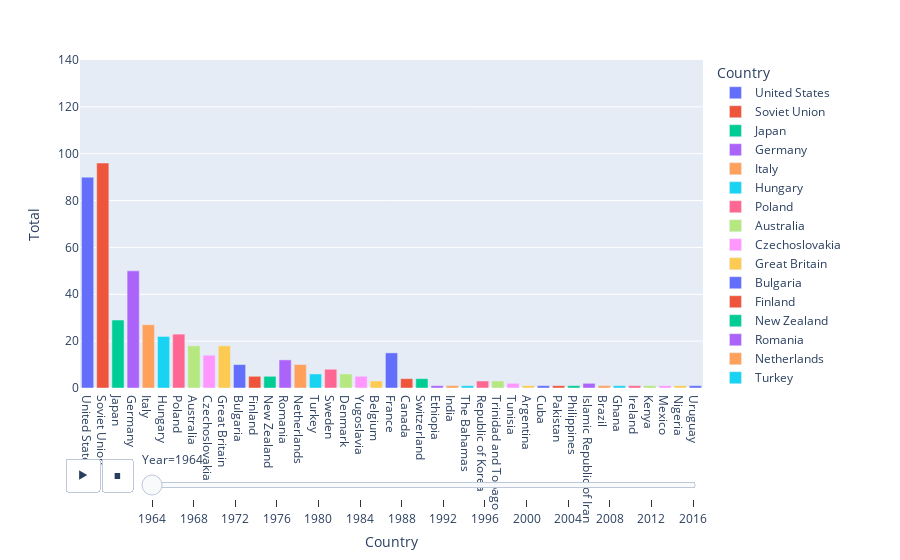

Notebook source saved alongside this figure:
### Code cell
fig = px.bar(medals, x="Country", y="Total", color="Country",
  animation_frame="Year", animation_group="Country", range_y=[0,140])
fig.show()

### Figure 1 — Plotly figure (JSON) as saved in the notebook; plotly's stock layout.template omitted (floating-point values rounded to 4 significant figures; data arrays with more than 128 entries replaced by an {"elided": "..."} marker saying what was removed)
{"data": [{"alignmentgroup": "True", "hovertemplate": "Country=%{x}<br>Year=1964<br>Total=%{y}<extra></extra>", "ids": ["United States"], "legendgroup": "United States", "marker": {"color": "#636efa"}, "name": "United States", "offsetgroup": "United States", "orientation": "v", "showlegend": true, "textposition": "auto", "type": "bar", "x": ["United States"], "xaxis": "x", "y": [90], "yaxis": "y"}, {"alignmentgroup": "True", "hovertemplate": "Country=%{x}<br>Year=1964<br>Total=%{y}<extra></extra>", "ids": ["Soviet Union"], "legendgroup": "Soviet Union", "marker": {"color": "#EF553B"}, "name": "Soviet Union", "offsetgroup": "Soviet Union", "orientation": "v", "showlegend": true, "textposition": "auto", "type": "bar", "x": ["Soviet Union"], "xaxis": "x", "y": [96], "yaxis": "y"}, {"alignmentgroup": "True", "hovertemplate": "Country=%{x}<br>Year=1964<br>Total=%{y}<extra></extra>", "ids": ["Japan"], "legendgroup": "Japan", "marker": {"color": "#00cc96"}, "name": "Japan", "offsetgroup": "Japan", "orientation": "v", "showlegend": true, "textposition": "auto", "type": "bar", "x": ["Japan"], "xaxis": "x", "y": [29], "yaxis": "y"}, {"alignmentgroup": "True", "hovertemplate": "Country=%{x}<br>Year=1964<br>Total=%{y}<extra></extra>", "ids": ["Germany"], "legendgroup": "Germany", "marker": {"color": "#ab63fa"}, "name": "Germany", "offsetgroup": "Germany", "orientation": "v", "showlegend": true, "textposition": "auto", "type": "bar", "x": ["Germany"], "xaxis": "x", "y": [50], "yaxis": "y"}, {"alignmentgroup": "True", "hovertemplate": "Country=%{x}<br>Year=1964<br>Total=%{y}<extra></extra>", "ids": ["Italy"], "legendgroup": "Italy", "marker": {"color": "#FFA15A"}, "name": "Italy", "offsetgroup": "Italy", "orientation": "v", "showlegend": true, "textposition": "auto", "type": "bar", "x": ["Italy"], "xaxis": "x", "y": [27], "yaxis": "y"}, {"alignmentgroup": "True", "hovertemplate": "Country=%{x}<br>Year=1964<br>Total=%{y}<extra></extra>", "ids": ["Hungary"], "legendgroup": "Hungary", "marker": {"color": "#19d3f3"}, "name": "Hungary", "offsetgroup": "Hungary", "orientation": "v", "showlegend": true, "textposition": "auto", "type": "bar", "x": ["Hungary"], "xaxis": "x", "y": [22], "yaxis": "y"}, {"alignmentgroup": "True", "hovertemplate": "Country=%{x}<br>Year=1964<br>Total=%{y}<extra></extra>", "ids": ["Poland"], "legendgroup": "Poland", "marker": {"color": "#FF6692"}, "name": "Poland", "offsetgroup": "Poland", "orientation": "v", "showlegend": true, "textposition": "auto", "type": "bar", "x": ["Poland"], "xaxis": "x", "y": [23], "yaxis": "y"}, {"alignmentgroup": "True", "hovertemplate": "Country=%{x}<br>Year=1964<br>Total=%{y}<extra></extra>", "ids": ["Australia"], "legendgroup": "Australia", "marker": {"color": "#B6E880"}, "name": "Australia", "offsetgroup": "Australia", "orientation": "v", "showlegend": true, "textposition": "auto", "type": "bar", "x": ["Australia"], "xaxis": "x", "y": [18], "yaxis": "y"}, {"alignmentgroup": "True", "hovertemplate": "Country=%{x}<br>Year=1964<br>Total=%{y}<extra></extra>", "ids": ["Czechoslovakia"], "legendgroup": "Czechoslovakia", "marker": {"color": "#FF97FF"}, "name": "Czechoslovakia", "offsetgroup": "Czechoslovakia", "orientation": "v", "showlegend": true, "textposition": "auto", "type": "bar", "x": ["Czechoslovakia"], "xaxis": "x", "y": [14], "yaxis": "y"}, {"alignmentgroup": "True", "hovertemplate": "Country=%{x}<br>Year=1964<br>Total=%{y}<extra></extra>", "ids": ["Great Britain"], "legendgroup": "Great Britain", "marker": {"color": "#FECB52"}, "name": "Great Britain", "offsetgroup": "Great Britain", "orientation": "v", "showlegend": true, "textposition": "auto", "type": "bar", "x": ["Great Britain"], "xaxis": "x", "y": [18], "yaxis": "y"}, {"alignmentgroup": "True", "hovertemplate": "Country=%{x}<br>Year=1964<br>Total=%{y}<extra></extra>", "ids": ["Bulgaria"], "legendgroup": "Bulgaria", "marker": {"color": "#636efa"}, "name": "Bulgaria", "offsetgroup": "Bulgaria", "orientation": "v", "showlegend": true, "textposition": "auto", "type": "bar", "x": ["Bulgaria"], "xaxis": "x", "y": [10], "yaxis": "y"}, {"alignmentgroup": "True", "hovertemplate": "Country=%{x}<br>Year=1964<br>Total=%{y}<extra></extra>", "ids": ["Finland"], "legendgroup": "Finland", "marker": {"color": "#EF553B"}, "name": "Finland", "offsetgroup": "Finland", "orientation": "v", "showlegend": true, "textposition": "auto", "type": "bar", "x": ["Finland"], "xaxis": "x", "y": [5], "yaxis": "y"}, {"alignmentgroup": "True", "hovertemplate": "Country=%{x}<br>Year=1964<br>Total=%{y}<extra></extra>", "ids": ["New Zealand"], "legendgroup": "New Zealand", "marker": {"color": "#00cc96"}, "name": "New Zealand", "offsetgroup": "New Zealand", "orientation": "v", "showlegend": true, "textposition": "auto", "type": "bar", "x": ["New Zealand"], "xaxis": "x", "y": [5], "yaxis": "y"}, {"alignmentgroup": "True", "hovertemplate": "Country=%{x}<br>Year=1964<br>Total=%{y}<extra></extra>", "ids": ["Romania"], "legendgroup": "Romania", "marker": {"color": "#ab63fa"}, "name": "Romania", "offsetgroup": "Romania", "orientation": "v", "showlegend": true, "textposition": "auto", "type": "bar", "x": ["Romania"], "xaxis": "x", "y": [12], "yaxis": "y"}, {"alignmentgroup": "True", "hovertemplate": "Country=%{x}<br>Year=1964<br>Total=%{y}<extra></extra>", "ids": ["Netherlands"], "legendgroup": "Netherlands", "marker": {"color": "#FFA15A"}, "name": "Netherlands", "offsetgroup": "Netherlands", "orientation": "v", "showlegend": true, "textposition": "auto", "type": "bar", "x": ["Netherlands"], "xaxis": "x", "y": [10], "yaxis": "y"}, {"alignmentgroup": "True", "hovertemplate": "Country=%{x}<br>Year=1964<br>Total=%{y}<extra></extra>", "ids": ["Turkey"], "legendgroup": "Turkey", "marker": {"color": "#19d3f3"}, "name": "Turkey", "offsetgroup": "Turkey", "orientation": "v", "showlegend": true, "textposition": "auto", "type": "bar", "x": ["Turkey"], "xaxis": "x", "y": [6], "yaxis": "y"}, {"alignmentgroup": "True", "hovertemplate": "Country=%{x}<br>Year=1964<br>Total=%{y}<extra></extra>", "ids": ["Sweden"], "legendgroup": "Sweden", "marker": {"color": "#FF6692"}, "name": "Sweden", "offsetgroup": "Sweden", "orientation": "v", "showlegend": true, "textposition": "auto", "type": "bar", "x": ["Sweden"], "xaxis": "x", "y": [8], "yaxis": "y"}, {"alignmentgroup": "True", "hovertemplate": "Country=%{x}<br>Year=1964<br>Total=%{y}<extra></extra>", "ids": ["Denmark"], "legendgroup": "Denmark", "marker": {"color": "#B6E880"}, "name": "Denmark", "offsetgroup": "Denmark", "orientation": "v", "showlegend": true, "textposition": "auto", "type": "bar", "x": ["Denmark"], "xaxis": "x", "y": [6], "yaxis": "y"}, {"alignmentgroup": "True", "hovertemplate": "Country=%{x}<br>Year=1964<br>Total=%{y}<extra></extra>", "ids": ["Yugoslavia"], "legendgroup": "Yugoslavia", "marker": {"color": "#FF97FF"}, "name": "Yugoslavia", "offsetgroup": "Yugoslavia", "orientation": "v", "showlegend": true, "textposition": "auto", "type": "bar", "x": ["Yugoslavia"], "xaxis": "x", "y": [5], "yaxis": "y"}, {"alignmentgroup": "True", "hovertemplate": "Country=%{x}<br>Year=1964<br>Total=%{y}<extra></extra>", "ids": ["Belgium"], "legendgroup": "Belgium", "marker": {"color": "#FECB52"}, "name": "Belgium", "offsetgroup": "Belgium", "orientation": "v", "showlegend": true, "textposition": "auto", "type": "bar", "x": ["Belgium"], "xaxis": "x", "y": [3], "yaxis": "y"}, {"alignmentgroup": "True", "hovertemplate": "Country=%{x}<br>Year=1964<br>Total=%{y}<extra></extra>", "ids": ["France"], "legendgroup": "France", "marker": {"color": "#636efa"}, "name": "France", "offsetgroup": "France", "orientation": "v", "showlegend": true, "textposition": "auto", "type": "bar", "x": ["France"], "xaxis": "x", "y": [15], "yaxis": "y"}, {"alignmentgroup": "True", "hovertemplate": "Country=%{x}<br>Year=1964<br>Total=%{y}<extra></extra>", "ids": ["Canada"], "legendgroup": "Canada", "marker": {"color": "#EF553B"}, "name": "Canada", "offsetgroup": "Canada", "orientation": "v", "showlegend": true, "textposition": "auto", "type": "bar", "x": ["Canada"], "xaxis": "x", "y": [4], "yaxis": "y"}, {"alignmentgroup": "True", "hovertemplate": "Country=%{x}<br>Year=1964<br>Total=%{y}<extra></extra>", "ids": ["Switzerland"], "legendgroup": "Switzerland", "marker": {"color": "#00cc96"}, "name": "Switzerland", "offsetgroup": "Switzerland", "orientation": "v", "showlegend": true, "textposition": "auto", "type": "bar", "x": ["Switzerland"], "xaxis": "x", "y": [4], "yaxis": "y"}, {"alignmentgroup": "True", "hovertemplate": "Country=%{x}<br>Year=1964<br>Total=%{y}<extra></extra>", "ids": ["Ethiopia"], "legendgroup": "Ethiopia", "marker": {"color": "#ab63fa"}, "name": "Ethiopia", "offsetgroup": "Ethiopia", "orientation": "v", "showlegend": true, "textposition": "auto", "type": "bar", "x": ["Ethiopia"], "xaxis": "x", "y": [1], "yaxis": "y"}, {"alignmentgroup": "True", "hovertemplate": "Country=%{x}<br>Year=1964<br>Total=%{y}<extra></extra>", "ids": ["India"], "legendgroup": "India", "marker": {"color": "#FFA15A"}, "name": "India", "offsetgroup": "India", "orientation": "v", "showlegend": true, "textposition": "auto", "type": "bar", "x": ["India"], "xaxis": "x", "y": [1], "yaxis": "y"}, {"alignmentgroup": "True", "hovertemplate": "Country=%{x}<br>Year=1964<br>Total=%{y}<extra></extra>", "ids": ["The Bahamas"], "legendgroup": "The Bahamas", "marker": {"color": "#19d3f3"}, "name": "The Bahamas", "offsetgroup": "The Bahamas", "orientation": "v", "showlegend": true, "textposition": "auto", "type": "bar", "x": ["The Bahamas"], "xaxis": "x", "y": [1], "yaxis": "y"}, {"alignmentgroup": "True", "hovertemplate": "Country=%{x}<br>Year=1964<br>Total=%{y}<extra></extra>", "ids": ["Republic of Korea"], "legendgroup": "Republic of Korea", "marker": {"color": "#FF6692"}, "name": "Republic of Korea", "offsetgroup": "Republic of Korea", "orientation": "v", "showlegend": true, "textposition": "auto", "type": "bar", "x": ["Republic of Korea"], "xaxis": "x", "y": [3], "yaxis": "y"}, {"alignmentgroup": "True", "hovertemplate": "Country=%{x}<br>Year=1964<br>Total=%{y}<extra></extra>", "ids": ["Trinidad and Tobago"], "legendgroup": "Trinidad and Tobago", "marker": {"color": "#B6E880"}, "name": "Trinidad and Tobago", "offsetgroup": "Trinidad and Tobago", "orientation": "v", "showlegend": true, "textposition": "auto", "type": "bar", "x": ["Trinidad and Tobago"], "xaxis": "x", "y": [3], "yaxis": "y"}, {"alignmentgroup": "True", "hovertemplate": "Country=%{x}<br>Year=1964<br>Total=%{y}<extra></extra>", "ids": ["Tunisia"], "legendgroup": "Tunisia", "marker": {"color": "#FF97FF"}, "name": "Tunisia", "offsetgroup": "Tunisia", "orientation": "v", "showlegend": true, "textposition": "auto", "type": "bar", "x": ["Tunisia"], "xaxis": "x", "y": [2], "yaxis": "y"}, {"alignmentgroup": "True", "hovertemplate": "Country=%{x}<br>Year=1964<br>Total=%{y}<extra></extra>", "ids": ["Argentina"], "legendgroup": "Argentina", "marker": {"color": "#FECB52"}, "name": "Argentina", "offsetgroup": "Argentina", "orientation": "v", "showlegend": true, "textposition": "auto", "type": "bar", "x": ["Argentina"], "xaxis": "x", "y": [1], "yaxis": "y"}, {"alignmentgroup": "True", "hovertemplate": "Country=%{x}<br>Year=1964<br>Total=%{y}<extra></extra>", "ids": ["Cuba"], "legendgroup": "Cuba", "marker": {"color": "#636efa"}, "name": "Cuba", "offsetgroup": "Cuba", "orientation": "v", "showlegend": true, "textposition": "auto", "type": "bar", "x": ["Cuba"], "xaxis": "x", "y": [1], "yaxis": "y"}, {"alignmentgroup": "True", "hovertemplate": "Country=%{x}<br>Year=1964<br>Total=%{y}<extra></extra>", "ids": ["Pakistan"], "legendgroup": "Pakistan", "marker": {"color": "#EF553B"}, "name": "Pakistan", "offsetgroup": "Pakistan", "orientation": "v", "showlegend": true, "textposition": "auto", "type": "bar", "x": ["Pakistan"], "xaxis": "x", "y": [1], "yaxis": "y"}, {"alignmentgroup": "True", "hovertemplate": "Country=%{x}<br>Year=1964<br>Total=%{y}<extra></extra>", "ids": ["Philippines"], "legendgroup": "Philippines", "marker": {"color": "#00cc96"}, "name": "Philippines", "offsetgroup": "Philippines", "orientation": "v", "showlegend": true, "textposition": "auto", "type": "bar", "x": ["Philippines"], "xaxis": "x", "y": [1], "yaxis": "y"}, {"alignmentgroup": "True", "hovertemplate": "Country=%{x}<br>Year=1964<br>Total=%{y}<extra></extra>", "ids": ["Islamic Republic of Iran"], "legendgroup": "Islamic Republic of Iran", "marker": {"color": "#ab63fa"}, "name": "Islamic Republic of Iran", "offsetgroup": "Islamic Republic of Iran", "orientation": "v", "showlegend": true, "textposition": "auto", "type": "bar", "x": ["Islamic Republic of Iran"], "xaxis": "x", "y": [2], "yaxis": "y"}, {"alignmentgroup": "True", "hovertemplate": "Country=%{x}<br>Year=1964<br>Total=%{y}<extra></extra>", "ids": ["Brazil"], "legendgroup": "Brazil", "marker": {"color": "#FFA15A"}, "name": "Brazil", "offsetgroup": "Brazil", "orientation": "v", "showlegend": true, "textposition": "auto", "type": "bar", "x": ["Brazil"], "xaxis": "x", "y": [1], "yaxis": "y"}, {"alignmentgroup": "True", "hovertemplate": "Country=%{x}<br>Year=1964<br>Total=%{y}<extra></extra>", "ids": ["Ghana"], "legendgroup": "Ghana", "marker": {"color": "#19d3f3"}, "name": "Ghana", "offsetgroup": "Ghana", "orientation": "v", "showlegend": true, "textposition": "auto", "type": "bar", "x": ["Ghana"], "xaxis": "x", "y": [1], "yaxis": "y"}, {"alignmentgroup": "True", "hovertemplate": "Country=%{x}<br>Year=1964<br>Total=%{y}<extra></extra>", "ids": ["Ireland"], "legendgroup": "Ireland", "marker": {"color": "#FF6692"}, "name": "Ireland", "offsetgroup": "Ireland", "orientation": "v", "showlegend": true, "textposition": "auto", "type": "bar", "x": ["Ireland"], "xaxis": "x", "y": [1], "yaxis": "y"}, {"alignmentgroup": "True", "hovertemplate": "Country=%{x}<br>Year=1964<br>Total=%{y}<extra></extra>", "ids": ["Kenya"], "legendgroup": "Kenya", "marker": {"color": "#B6E880"}, "name": "Kenya", "offsetgroup": "Kenya", "orientation": "v", "showlegend": true, "textposition": "auto", "type": "bar", "x": ["Kenya"], "xaxis": "x", "y": [1], "yaxis": "y"}, {"alignmentgroup": "True", "hovertemplate": "Country=%{x}<br>Year=1964<br>Total=%{y}<extra></extra>", "ids": ["Mexico"], "legendgroup": "Mexico", "marker": {"color": "#FF97FF"}, "name": "Mexico", "offsetgroup": "Mexico", "orientation": "v", "showlegend": true, "textposition": "auto", "type": "bar", "x": ["Mexico"], "xaxis": "x", "y": [1], "yaxis": "y"}, {"alignmentgroup": "True", "hovertemplate": "Country=%{x}<br>Year=1964<br>Total=%{y}<extra></extra>", "ids": ["Nigeria"], "legendgroup": "Nigeria", "marker": {"color": "#FECB52"}, "name": "Nigeria", "offsetgroup": "Nigeria", "orientation": "v", "showlegend": true, "textposition": "auto", "type": "bar", "x": ["Nigeria"], "xaxis": "x", "y": [1], "yaxis": "y"}, {"alignmentgroup": "True", "hovertemplate": "Country=%{x}<br>Year=1964<br>Total=%{y}<extra></extra>", "ids": ["Uruguay"], "legendgroup": "Uruguay", "marker": {"color": "#636efa"}, "name": "Uruguay", "offsetgroup": "Uruguay", "orientation": "v", "showlegend": true, "textposition": "auto", "type": "bar", "x": ["Uruguay"], "xaxis": "x", "y": [1], "yaxis": "y"}], "layout": {"barmode": "relative", "legend": {"title": {"text": "Country"}, "tracegroupgap": 0}, "margin": {"t": 60}, "sliders": [{"active": 0, "currentvalue": {"prefix": "Year="}, "len": 0.9, "pad": {"b": 10, "t": 60}, "steps": [{"args": [["1964"], {"frame": {"duration": 0, "redraw": true}, "fromcurrent": true, "mode": "immediate", "transition": {"duration": 0, "easing": "linear"}}], "label": "1964", "method": "animate"}, {"args": [["1968"], {"frame": {"duration": 0, "redraw": true}, "fromcurrent": true, "mode": "immediate", "transition": {"duration": 0, "easing": "linear"}}], "label": "1968", "method": "animate"}, {"args": [["1972"], {"frame": {"duration": 0, "redraw": true}, "fromcurrent": true, "mode": "immediate", "transition": {"duration": 0, "easing": "linear"}}], "label": "1972", "method": "animate"}, {"args": [["1976"], {"frame": {"duration": 0, "redraw": true}, "fromcurrent": true, "mode": "immediate", "transition": {"duration": 0, "easing": "linear"}}], "label": "1976", "method": "animate"}, {"args": [["1980"], {"frame": {"duration": 0, "redraw": true}, "fromcurrent": true, "mode": "immediate", "transition": {"duration": 0, "easing": "linear"}}], "label": "1980", "method": "animate"}, {"args": [["1984"], {"frame": {"duration": 0, "redraw": true}, "fromcurrent": true, "mode": "immediate", "transition": {"duration": 0, "easing": "linear"}}], "label": "1984", "method": "animate"}, {"args": [["1988"], {"frame": {"duration": 0, "redraw": true}, "fromcurrent": true, "mode": "immediate", "transition": {"duration": 0, "easing": "linear"}}], "label": "1988", "method": "animate"}, {"args": [["1992"], {"frame": {"duration": 0, "redraw": true}, "fromcurrent": true, "mode": "immediate", "transition": {"duration": 0, "easing": "linear"}}], "label": "1992", "method": "animate"}, {"args": [["1996"], {"frame": {"duration": 0, "redraw": true}, "fromcurrent": true, "mode": "immediate", "transition": {"duration": 0, "easing": "linear"}}], "label": "1996", "method": "animate"}, {"args": [["2000"], {"frame": {"duration": 0, "redraw": true}, "fromcurrent": true, "mode": "immediate", "transition": {"duration": 0, "easing": "linear"}}], "label": "2000", "method": "animate"}, {"args": [["2004"], {"frame": {"duration": 0, "redraw": true}, "fromcurrent": true, "mode": "immediate", "transition": {"duration": 0, "easing": "linear"}}], "label": "2004", "method": "animate"}, {"args": [["2008"], {"frame": {"duration": 0, "redraw": true}, "fromcurrent": true, "mode": "immediate", "transition": {"duration": 0, "easing": "linear"}}], "label": "2008", "method": "animate"}, {"args": [["2012"], {"frame": {"duration": 0, "redraw": true}, "fromcurrent": true, "mode": "immediate", "transition": {"duration": 0, "easing": "linear"}}], "label": "2012", "method": "animate"}, {"args": [["2016"], {"frame": {"duration": 0, "redraw": true}, "fromcurrent": true, "mode": "immediate", "transition": {"duration": 0, "easing": "linear"}}], "label": "2016", "method": "animate"}], "x": 0.1, "xanchor": "left", "y": 0, "yanchor": "top"}], "updatemenus": [{"buttons": [{"args": [null, {"frame": {"duration": 500, "redraw": true}, "fromcurrent": true, "mode": "immediate", "transition": {"duration": 500, "easing": "linear"}}], "label": "&#9654;", "method": "animate"}, {"args": [[null], {"frame": {"duration": 0, "redraw": true}, "fromcurrent": true, "mode": "immediate", "transition": {"duration": 0, "easing": "linear"}}], "label": "&#9724;", "method": "animate"}], "direction": "left", "pad": {"r": 10, "t": 70}, "showactive": false, "type": "buttons", "x": 0.1, "xanchor": "right", "y": 0, "yanchor": "top"}], "xaxis": {"anchor": "y", "categoryarray": {"elided": "140 str values"}, "categoryorder": "array", "domain": [0, 1], "title": {"text": "Country"}}, "yaxis": {"anchor": "x", "domain": [0, 1], "range": [0, 140], "title": {"text": "Total"}}}}
